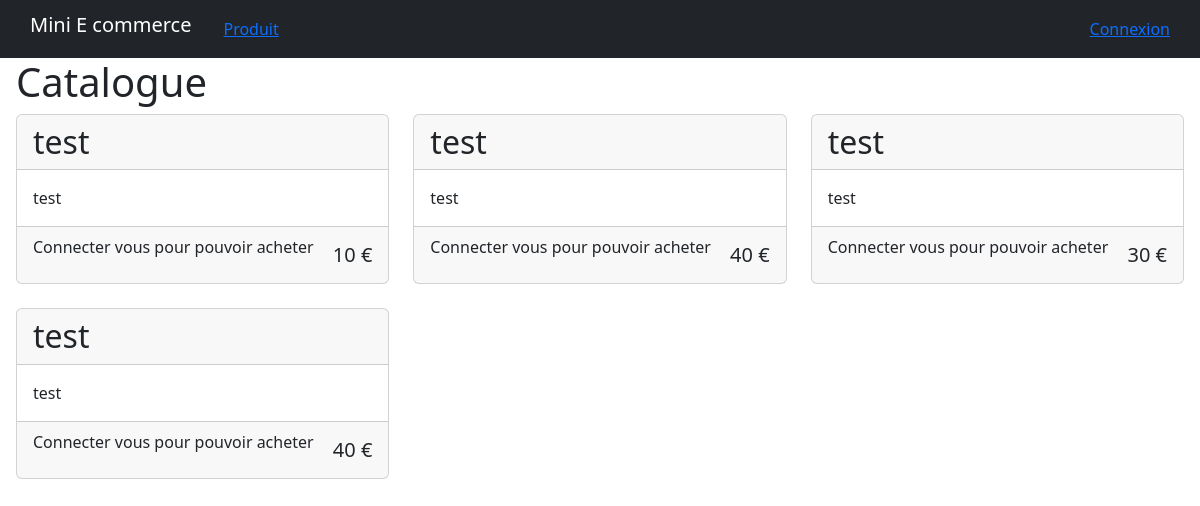
Page /e_commerce/ on the earlier database version.
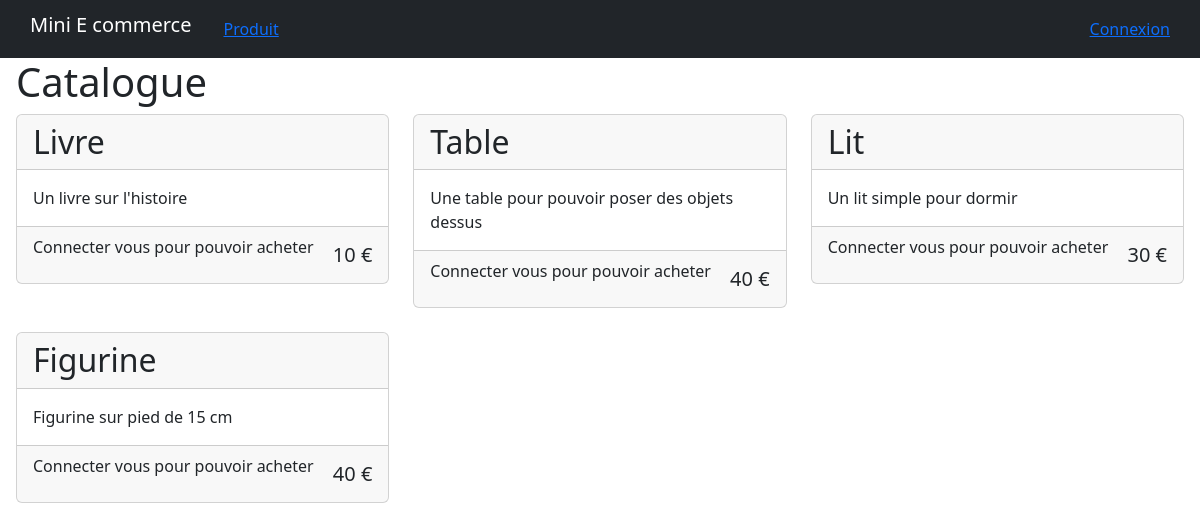
Same page on the later database version.
### e_commerce/models.py (models this page shows)
class Produit(models.Model):
    contenu = models.CharField(max_length=200)
    prix = models.IntegerField(default=0)
    titre = models.CharField(max_length=100)

### e_commerce/views.py (the view)
# urls.py: path("", views.index, name="index"),
def index(request):
    data = Produit.objects.all()
    produit = {'produit': data}
    return render(request, "e_commerce/index.html", produit)

### e_commerce/templates/e_commerce/index.html
{% extends 'e_commerce/menu.html' %}
{% block content %}
    <body>
        <div class="row">
            <h1>Catalogue</h1>
            {% for produits in produit %}
                <article class="col-4 mb-4">
                    <div class="card">
                        <h2 class="card-header">
                            {{ produits.titre }}
                        </h2>
                        <div class="card-body article_contenu">
                            {{ produits.contenu }}
                        </div>
                        <footer class="card-footer d-flex justify-content-between">
                            {% if user.is_authenticated %}
                                <a href="{% url 'e_commerce:achat' produits.id %}" class="btn btn-dark">Ajouter au panier</a>
                            {% else %}
                                <p>Connecter vous pour pouvoir acheter</p>
                            {% endif %}
                            <h5 class="mt-2">{{ produits.prix }} €</h5>
                        </footer>
                    </div>
                </article>
            {% endfor %}
        </div>
    </body>
{% endblock %}

Differences in the rows shown:
changed Produit: titre "test" → "Livre"; contenu "test" → "Un livre sur l'histoire"
changed Produit: titre "test" → "Table"; contenu "test" → "Une table pour pouvoir poser des objets dessus"
changed Produit: titre "test" → "Lit"; contenu "test" → "Un lit simple pour dormir"
changed Produit: titre "test" → "Figurine"; contenu "test" → "Figurine sur pied de 15 cm"
